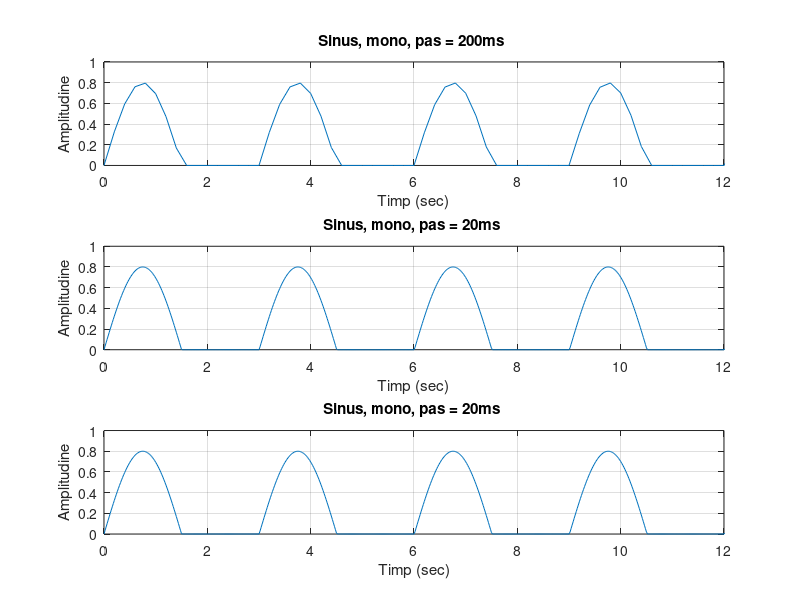

MATLAB code to generate this figure:
t1=0:0.2:100;   %initializam vectorul t1 de la 0 la 100 cu pasul 0.2
s1=0.8*sin(2*pi*0.333*t1); %cream semnalul
for i=1:1:length(s1);   %daca amplitudinea semnalului este negativa aceasta primeste valoarea 0   
    if s1(i)<0;
        s1(i)=0;
    end
end
subplot(3,1,1);
plot(t1,s1),grid %reprezentam grafic semnalul

axis([0 12 0 1]); %schimbam limitele axelor
xlabel('Timp (sec)')
ylabel('Amplitudine')
title('Sinus, mono, pas = 200ms ') %denumim axele x,y respectiv tot graficul

%comentariile sunt aceleasi pentru toate graficele, doar ca difera pasul, lucru vizibil din prima linie de la declararea t1,t2,t3

t2=0:0.02:100;
s2=0.8*sin(2*pi*0.333*t2);
for i2=1:1:length(s2);      
    if s2(i2)<0;
        s2(i2)=0;
    end
end
subplot(3,1,2)
plot(t2,s2),grid

axis([0 12 0 1]);
xlabel('Timp (sec)')
ylabel('Amplitudine')
title('Sinus, mono, pas = 20ms ')

t3=0:0.02:100;
s3=0.8*sin(2*pi*0.333*t3);
for i3=1:1:length(s3);      
    if s3(i3)<0;
        s3(i3)=0;
    end
end
subplot(3,1,3)
plot(t3,s3),grid

axis([0 12 0 1]);
xlabel('Timp (sec)')
ylabel('Amplitudine')
title('Sinus, mono, pas = 20ms ')